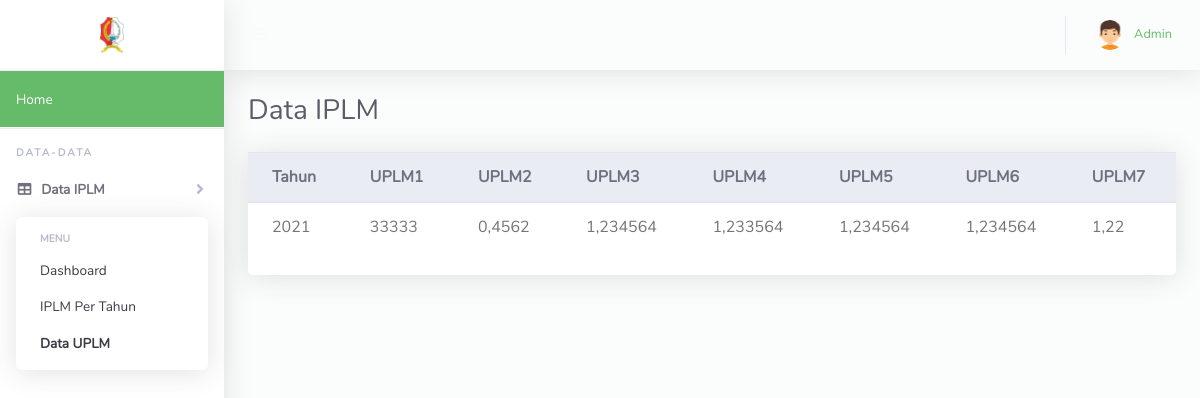
The app's page /detail_anggota.php?id=2021 (signed in) with its own data.
### tables this page shows
CREATE TABLE `anggota` (
  `id_anggota` int(11) NOT NULL,
  `id_iplm` varchar(225) NOT NULL,
  `uplm1` varchar(225) NOT NULL,
  `uplm2` varchar(225) NOT NULL,
  `uplm3` varchar(225) NOT NULL,
  `uplm4` varchar(225) NOT NULL,
  `uplm5` varchar(225) NOT NULL,
  `uplm6` varchar(225) NOT NULL,
  `uplm7` varchar(255) NOT NULL
);

CREATE TABLE `iplminduk` (
  `id_iplm` int(11) NOT NULL,
  `tahun` varchar(200) NOT NULL,
  `ket` varchar(255) NOT NULL
);

### detail_anggota.php (the view, shortened to what this page needs)
<!DOCTYPE html>
<html lang="en">
<head>
  <link href="vendor/fontawesome-free/css/all.min.css" rel="stylesheet" type="text/css">
  <link href="vendor/bootstrap/css/bootstrap.min.css" rel="stylesheet" type="text/css">
  <link href="css/ruang-admin.min.css" rel="stylesheet">
</head>
<body id="page-top">
  <div id="wrapper">
    <ul class="navbar-nav sidebar sidebar-light accordion" id="accordionSidebar">
      <a class="sidebar-brand d-flex align-items-center justify-content-center" href="dashboard.php">
        <div class="sidebar-brand-icon">
          <img src="img/logo.png">
        </div>
      </a>
      <li class="nav-item bg-success">
        <a class="nav-link text-white" href="../Dispusip/index-iplm.php">
          <span>Home</span></a>
      </li>
      <hr class="sidebar-divider">
      <div class="sidebar-heading">
        Data-data
      </div>
      <li class="nav-item active">
        <a class="nav-link collapsed" href="#" data-toggle="collapse" data-target="#collapseTable" aria-expanded="true" aria-controls="collapseTable">
          <i class="fas fa-fw fa-table"></i>
          <span>Data IPLM</span>
        </a>
        <div id="collapseTable" class="collapse show" aria-labelledby="headingTable" data-parent="#accordionSidebar">
          <div class="bg-white py-2 collapse-inner rounded">
            <h6 class="collapse-header">Menu</h6>
            <a class="collapse-item" href="dashboard.php">Dashboard</a>
            <a class="collapse-item" href="data_iplm.php">IPLM Per Tahun</a>
            <a class="collapse-item active" href="data_anggota.php">Data UPLM</a>
          </div>
        </div>
      </li>
    </ul>
    <div id="content-wrapper" class="d-flex flex-column">
      <div id="content">
        <nav class="navbar navbar-expand navbar-light bg-navbar topbar mb-4 static-top">
          <button id="sidebarToggleTop" class="btn btn-link rounded-circle mr-3">
            <i class="fa fa-bars"></i>
          </button>
          <ul class="navbar-nav ml-auto">
            <li class="nav-item dropdown no-arrow">
              <a class="nav-link dropdown-toggle" href="#" id="userDropdown" role="button" data-toggle="dropdown" aria-haspopup="true" aria-expanded="false">
                <img class="img-profile rounded-circle" src="img/boy.png" style="max-width: 60px">
                <span class="ml-2 d-none d-lg-inline text-success small">Admin</span>
              </a>
            </li>
          </ul>
        </nav>
        <div class="container-fluid" id="container-wrapper">
          <div class="d-sm-flex align-items-center justify-content-between mb-4">
            <h1 class="h3 mb-0 text-gray-800">Data IPLM</h1>
          </div>
          <div class="row">
            <div class="col-lg-12 mb-4">
              <div class="card">
                <div class="table-responsive">
                  <table class="table align-items-center table-flush">
                    <thead class="thead-light">
                      <tr>
                        <th>Tahun</th>
                        <th>UPLM1</th>
                        <th>UPLM2</th>
                        <th>UPLM3</th>
                        <th>UPLM4</th>
                        <th>UPLM5</th>
                        <th>UPLM6</th>
                        <th>UPLM7</th>
                      </tr>
                    </thead>
                    <?php
                    include 'koneksi.php';
                    $id = (isset($_GET['id']) ? $_GET['id'] : '');
                    $hasil = mysqli_query($koneksi, "SELECT * FROM anggota, iplminduk WHERE iplminduk.id_iplm=anggota.id_iplm && iplminduk.id_iplm='$id'");
                    while ($data = mysqli_fetch_array($hasil)) {
                    ?>
                      <tr>
                        <td><?= $data['tahun']; ?></td>
                        <td><?= $data['uplm1']; ?></td>
                        <td><?= $data['uplm2']; ?></td>
                        <td><?= $data['uplm3']; ?></td>
                        <td><?= $data['uplm4']; ?></td>
                        <td><?= $data['uplm5']; ?></td>
                        <td><?= $data['uplm6']; ?></td>
                        <td><?= $data['uplm7']; ?></td>
                      </tr>
                    <?php }
                    ?>
                  </table>
                </div>
                <div class="card-footer"></div>
              </div>
            </div>
          </div>
        </div>
      </div>
    </div>
  </div>
</body>
</html>

### records on screen
anggota: id_iplm.tahun "2021", uplm1 "33333", uplm2 "0,4562", uplm3 "1,234564", uplm4 "1,233564", uplm5 "1,234564", uplm6 "1,234564", uplm7 "1,22"
